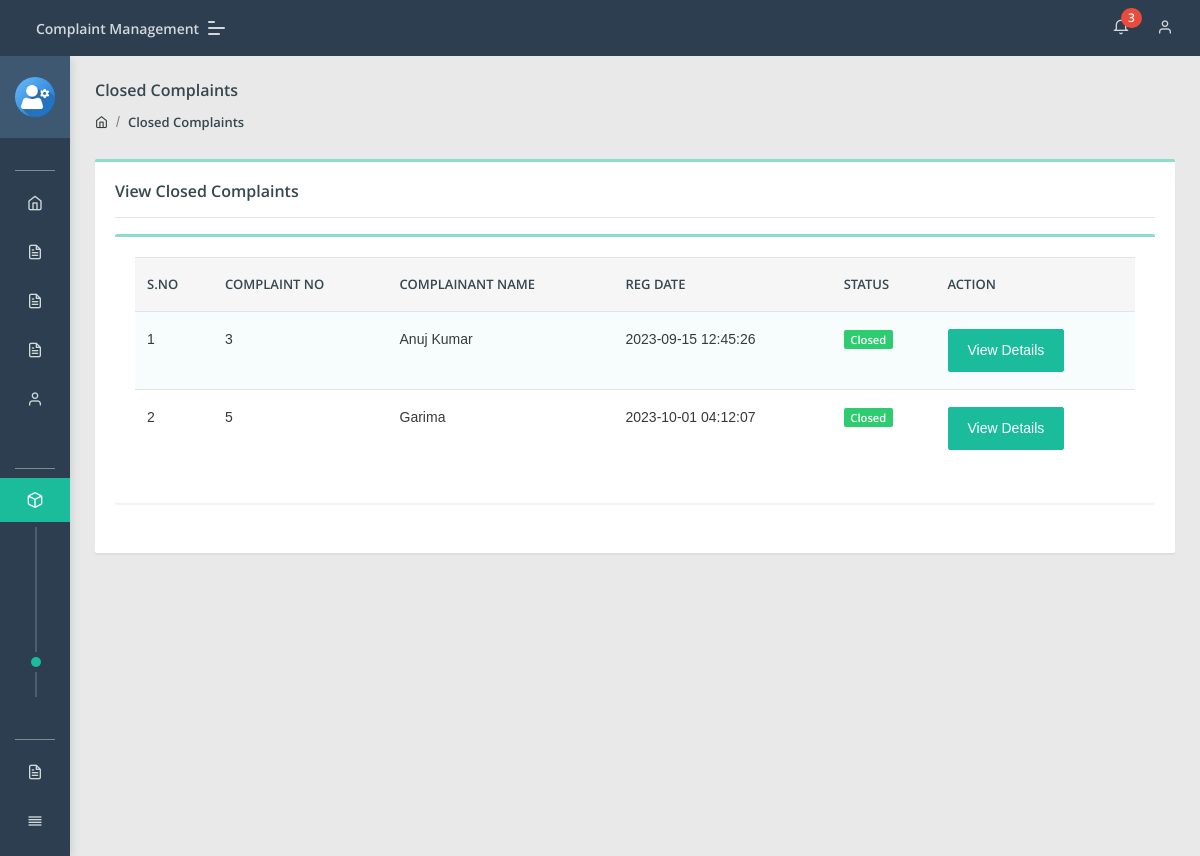
Screenshot of /cms/admin/closed-complaint.php (signed in) with the database file from the repository.
### tables this page shows
CREATE TABLE `tblcomplaints` (
  `complaintNumber` int(11) NOT NULL,
  `userId` int(11) DEFAULT NULL,
  `category` int(11) DEFAULT NULL,
  `subcategory` varchar(255) DEFAULT NULL,
  `complaintType` varchar(255) DEFAULT NULL,
  `state` varchar(255) DEFAULT NULL,
  `noc` varchar(255) DEFAULT NULL,
  `complaintDetails` mediumtext DEFAULT NULL,
  `complaintFile` varchar(255) DEFAULT NULL,
  `regDate` timestamp NULL DEFAULT current_timestamp(),
  `status` varchar(50) DEFAULT NULL,
  `lastUpdationDate` timestamp NULL DEFAULT NULL ON UPDATE current_timestamp()
);

CREATE TABLE `users` (
  `id` int(11) NOT NULL,
  `fullName` varchar(255) DEFAULT NULL,
  `userEmail` varchar(255) DEFAULT NULL,
  `password` varchar(255) DEFAULT NULL,
  `contactNo` bigint(11) DEFAULT NULL,
  `address` tinytext DEFAULT NULL,
  `State` varchar(255) DEFAULT NULL,
  `country` varchar(255) DEFAULT NULL,
  `pincode` int(6) DEFAULT NULL,
  `userImage` varchar(255) DEFAULT NULL,
  `regDate` timestamp NOT NULL DEFAULT current_timestamp(),
  `updationDate` timestamp NULL DEFAULT NULL,
  `status` int(1) DEFAULT NULL
);

### cms/admin/closed-complaint.php (the view, shortened to what this page needs)
<?php
include('include/config.php');
if(strlen($_SESSION['aid'])==0)
    {
header('location:index.php');
}
else{
?>
<!DOCTYPE html>
<html lang="en">
<head>
    <link rel="stylesheet" href="assets/css/style.css">
</head>
<body class="">
	<?php include('include/sidebar.php');?>
	<?php include('include/header.php');?>
<section class="pcoded-main-container">
    <div class="pcoded-content">
        <div class="page-header">
            <div class="page-block">
                <div class="row align-items-center">
                    <div class="col-md-12">
                        <div class="page-header-title">
                            <h5 class="m-b-10">Closed Complaints</h5>
                        </div>
                        <ul class="breadcrumb">
                            <li class="breadcrumb-item"><a href="dashboard.php"><i class="feather icon-home"></i></a></li>
                            <li class="breadcrumb-item"><a href="closed-complaint.php">Closed Complaints</a></li>
                        </ul>
                    </div>
                </div>
            </div>
        </div>
        <div class="row">
            <div class="col-sm-12">
                <div class="card">
                    <div class="card-body">
                        <h5>View Closed Complaints</h5>
                        <hr>
                      <div class="row">
                            <div class="col-xl-12">
                <div class="card">
                    <div class="card-body table-border-style">
                        <div class="table-responsive">
                            <table class="table table-striped">
                                <thead>
                                        <tr><th>S.No</th>
											<th>Complaint No</th>
											<th>Complainant Name</th>
											<th>Reg Date</th>
											<th>Status</th>
											<th>Action</th>
										</tr>
                                </thead>
                                <tbody>
                                    <?php
$st='closed';
$query=mysqli_query($con,"select tblcomplaints.*,users.fullName as name from tblcomplaints join users on users.id=tblcomplaints.userId where tblcomplaints.status='$st'");
$cnt=1;
while($row=mysqli_fetch_array($query))
{
?>
                                        <tr>
                                            <td><?php echo htmlentities($cnt);?></td>
                                            <td><?php echo htmlentities($row['complaintNumber']);?></td>
                                            <td><?php echo htmlentities($row['name']);?></td>
                                            <td> <?php echo htmlentities($row['regDate']);?></td>
                                                                                   <td>
                                                <?php $status=$row['status'];
                                                if($status==''): ?>
                                                <span class="badge badge-danger">Not Processed Yet</span>
                                            <?php elseif($status=='in process'):?>
                                             <span class="badge badge-warning">In Process</span>
                                         <?php elseif($status=='closed'):?>
                                             <span class="badge badge-success">Closed</span>
                                         <?php endif;?>
</td>
<td>   <a href="complaint-details.php?cid=<?php echo htmlentities($row['complaintNumber']);?>" class="btn btn-primary"> View Details</a>
											</td>
                                        </tr>
                                        <?php $cnt=$cnt+1; } ?>
                                </tbody>
                            </table>
                        </div>
                    </div>
                </div>
            </div>
                        </div>
                    </div>
                </div>
            </div>
        </div>
    </div>
</section>
</body>
</html>
<?php } ?>

### rows the page displays
tblcomplaints: complaintNumber "3", userId.fullName "Anuj Kumar", regDate "2023-09-15 12:45:26", status "Closed"
tblcomplaints: complaintNumber "5", userId.fullName "Garima", regDate "2023-10-01 04:12:07", status "Closed"

### other values shown
$num1 "3"
